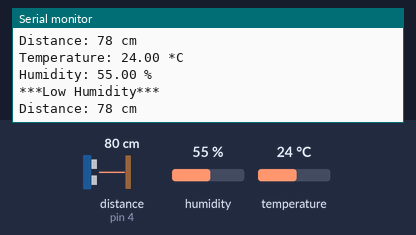
Simulated run of this sketch. Board: Arduino Uno, built with avr-gcc and run on an emulated ATmega328P. On the bench: the last lines printed to the serial monitor. Wiring (inferred from the names in the program): ultrasonic range finder: trigger pin 3; echo pin 4. Inputs (shaded band) come from the test bench; at power-on: humidity 55 %, temperature 24 °C, distance to the obstacle (sensor on pin 4) 80 cm. The echo pulse lasts 58.3 µs per cm.

Above: at 4.8 s.
4.9 s: humidity set to 68 %
At 7.4 s:
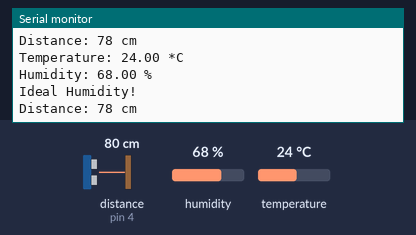
9.7 s: temperature set to 12 °C
13.8 s: humidity set to 88 %
At 15.6 s:
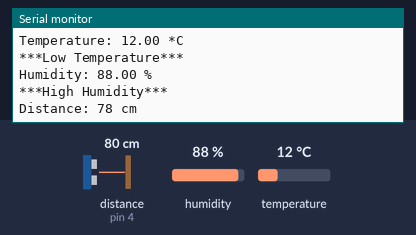
17.9 s: temperature set to 19 °C
At 19.1 s:
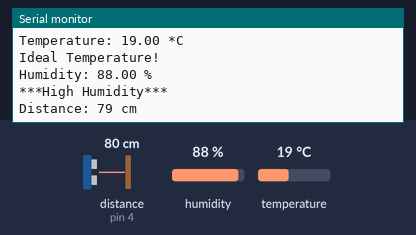
22.0 s: distance to the obstacle (sensor on pin 4) set to 2 cm
At 23.6 s:
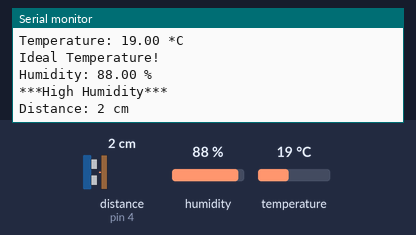
25.0 s: temperature set to 28 °C
At 28.2 s:
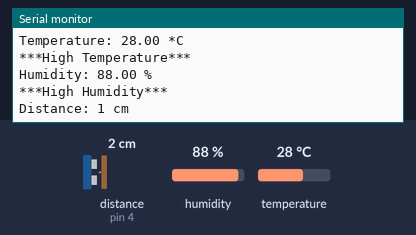
Timing chart, 0 to 29.7 s (numbered marks = the images above; inputs shaded):
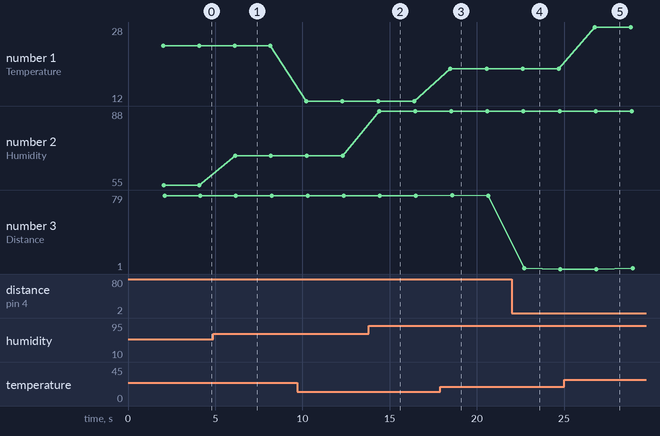

The sketch:

1st_part_bluetooth.ino
```cpp
// Temperature, Humidity and Distance

// REQUIRES the following Arduino libraries:
// - DHT Sensor Library: https://github.com/adafruit/DHT-sensor-library

#include "DHT.h"

#define DHTPIN 2     // Digital pin connected to the DHT sensor
#define DHTTYPE DHT11   // DHT 11
//#define DHTTYPE DHT22   // DHT 22  (AM2302), AM2321
//#define DHTTYPE DHT21   // DHT 21 (AM2301)

// Initialize DHT sensor.
DHT dht(DHTPIN, DHTTYPE);

#define echoPin 4 // attach pin D2 Arduino to pin Echo of HC-SR04
#define trigPin 3 //attach pin D3 Arduino to pin Trig of HC-SR04

// defines variables
long duration; // variable for the duration of sound wave travel
int distance; // variable for the distance measurement

void setup() {
  Serial.begin(9600);

  dht.begin();

  pinMode(trigPin, OUTPUT); // Sets the trigPin as an OUTPUT
  pinMode(echoPin, INPUT); // Sets the echoPin as an INPUT
  Serial.begin(9600); // // Serial Communication is starting with 9600 of baudrate speed
}

void loop() {
  // DHT11 sensor:

  // Wait a few seconds between measurements.
  delay(2000);

  // Reading temperature or humidity takes about 250 milliseconds!
  // Sensor readings may also be up to 2 seconds 'old' (its a very slow sensor)
  float h = dht.readHumidity();
  // Read temperature as Celsius (the default)
  float t = dht.readTemperature();
  // Read temperature as Fahrenheit (isFahrenheit = true)
  // float f = dht.readTemperature(true);

  // Check if any reads failed and exit early (to try again).
  if (isnan(h) || isnan(t)) {
    Serial.println("Failed to read from DHT sensor!");
    return;
  }

  // Compute heat index in Fahrenheit (the default)
  // float hif = dht.computeHeatIndex(f, h);
  // Compute heat index in Celsius (isFahreheit = false)
  float hic = dht.computeHeatIndex(t, h, false);

  Serial.print("\nTemperature: ");
  Serial.print(t);
  Serial.println(" *C ");
  if (t <  18) {
    Serial.println("***Low Temperature***");
  }
  if (t >  24) {
    Serial.println("***High Temperature***");
  }
  if (t >  18 && t < 24) {
    Serial.println("Ideal Temperature!");
  }
  Serial.println("");

  Serial.print("Humidity: ");
  Serial.print(h);
  Serial.println(" %\t");
  if (h <  65) {
    Serial.println("***Low Humidity***");
  }
  if (h >  80) {
    Serial.println("***High Humidity***");
  }
  if (h >  65 && h < 80) {
    Serial.println("Ideal Humidity!");
  }

  if (isnan(h) || isnan(t)) {
    Serial.println("Failed to read from DHT sensor!");
  }
  Serial.println("");

  // Distance sensor:

  // Clears the trigPin condition
  digitalWrite(trigPin, LOW);
  delayMicroseconds(2);
  // Sets the trigPin HIGH (ACTIVE) for 10 microseconds
  digitalWrite(trigPin, HIGH);
  delayMicroseconds(10);
  digitalWrite(trigPin, LOW);
  // Reads the echoPin, returns the sound wave travel time in microseconds
  duration = pulseIn(echoPin, HIGH);
  // Calculating the distance
  distance = duration * 0.034 / 2; // Speed of sound wave divided by 2 (go and back)
  // Displays the distance on the Serial Monitor
  Serial.print("Distance: ");
  Serial.print(distance);
  Serial.println(" cm");

  Serial.print("\n\n");

}
```

Measured:
- after the input at 4.9 s, the serial monitor: prints a new line after 1.2 s (image 1)
- after the input at 13.8 s, the serial monitor: prints a new line after 0.59 s (image 2)
- after the input at 17.9 s, the serial monitor: prints a new line after 0.59 s (image 3)
- after the input at 22.0 s, the serial monitor: prints a new line after 0.72 s (image 4)
- after the input at 25.0 s, the serial monitor: prints a new line after 1.8 s (image 5)
- plotted number 1: 24 → 12 after the input at 9.7 s, 12 → 19 after the input at 17.9 s, 19 → 28 after the input at 25.0 s
- plotted number 2: 55 → 68 after the input at 4.9 s, 68 → 88 after the input at 13.8 s
- plotted number 3: 78 → 1 after the input at 22.0 s
